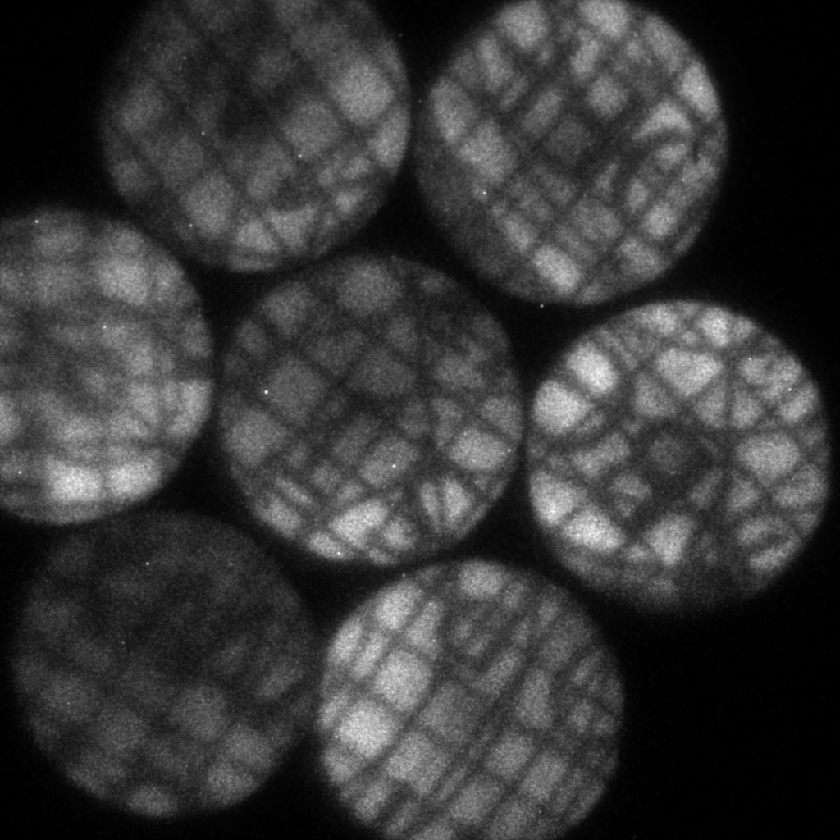
%> input picture sample_files/LabCaptures/B200812_calibration.tif, 840 x 840 px, shrunk from 1024 x 1024 before the run
$ octave ClippedCalibRaw.m   (GNU Octave 9; MATLAB toolbox functions it lacks are replaced by stand-ins)
%> lines starting %> are read from the running program, lines starting %| are printed output that depends on the picture
close all;clear all; clc
%{
Version Release Notes:

14 Aug 20 - This sandbox tests the feasability of using an overfilled
            calibration image where certain pupils are clipped.

%}


raw2 = imread('C:\Users\asmith2\Documents\GitKraken\DISCO_Master\disco_imageprocessor\sample_files\LabCaptures\B200812_calibration.tif');
%> raw2 is the input picture: size 840x840 uint16; min 622, max 65535, mean 15046.4

pad = 500;      % Pixels to pad
horizPad = nan(size(raw2,1),pad); % Column padding
imPad = [horizPad,raw2,horizPad];
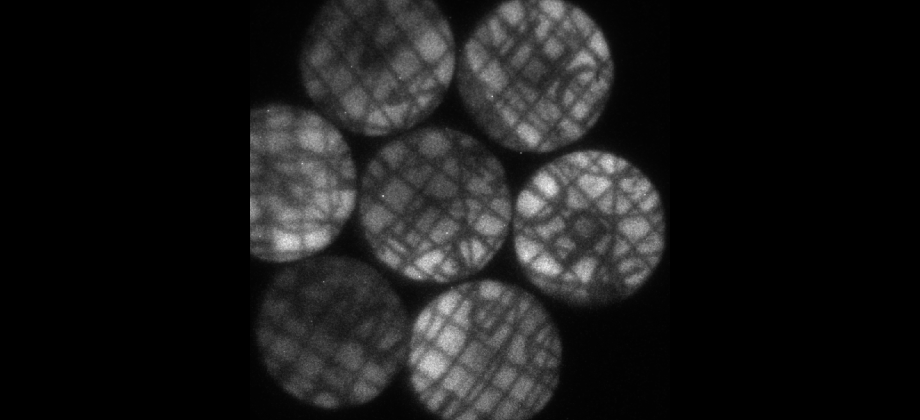
%> imPad: size 840x1840 uint16 (shown at 1/2 size); min 0, max 65535, mean 6869; drawn with min black and max white
vertPad = nan(pad, size(imPad,2));% row Padding
imPad = [vertPad;imPad;vertPad];
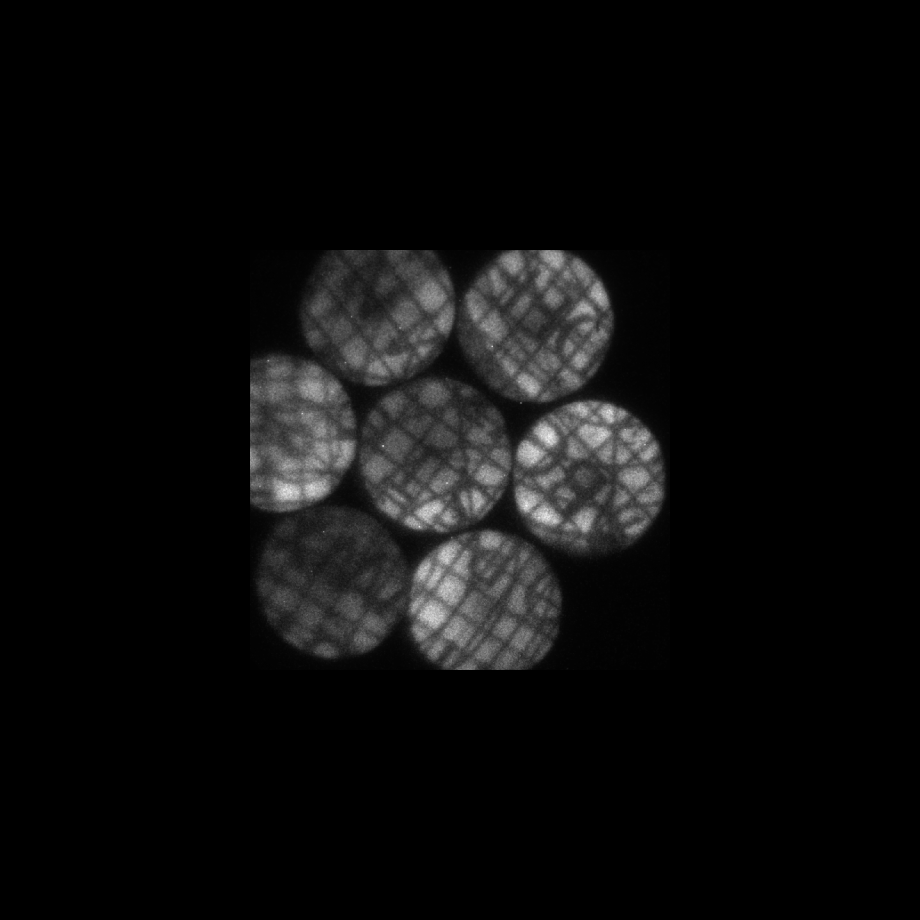
%> imPad: size 1840x1840 uint16 (shown at 1/2 size); min 0, max 65535, mean 3135.9; drawn with min black and max white

figure; imshow(imPad)
